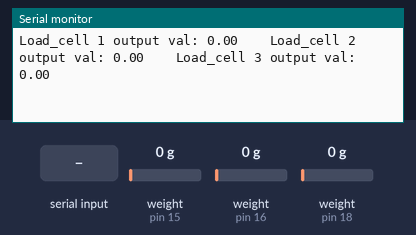
This sketch was run on a simulated Arduino Nano, built with avr-gcc and run on an emulated ATmega328P. Shown: the last lines printed to the serial monitor. The test bench sets the inputs (shaded band); at power-on: weight on the scale (sensors on pin 15, pin 16, pin 18) 0 g.

Above: at 8.4 s.
8.5 s: "t" received over Serial
10.0 s: weight on the scale (sensor on pin 15) set to 100 g
At 10.02 s:
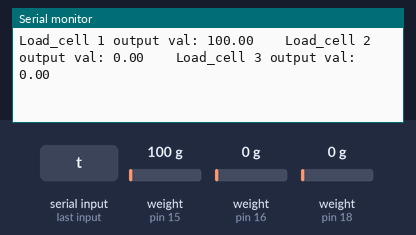
11.5 s: weight on the scale (sensor on pin 16) set to 100 g
At 11.52 s:
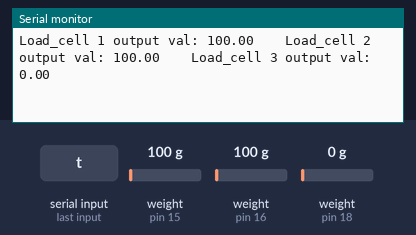
13.0 s: weight on the scale (sensor on pin 18) set to 100 g
At 13.03 s:
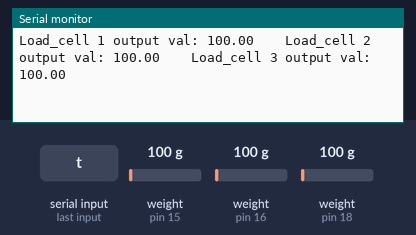
14.5 s: weight on the scale (sensor on pin 15) set to 1250 g
At 14.53 s:
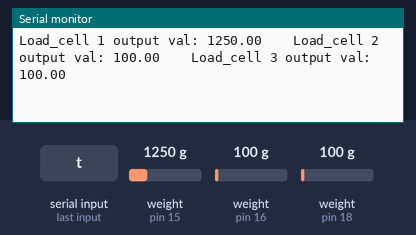
16.0 s: weight on the scale (sensor on pin 16) set to 1250 g
At 16.03 s:
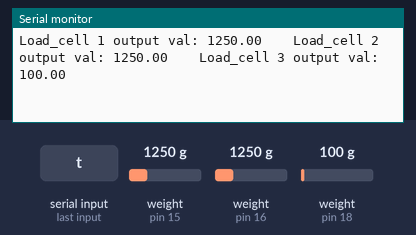
Timing chart, 0 to 18.5 s (numbered marks = the images above; inputs shaded):
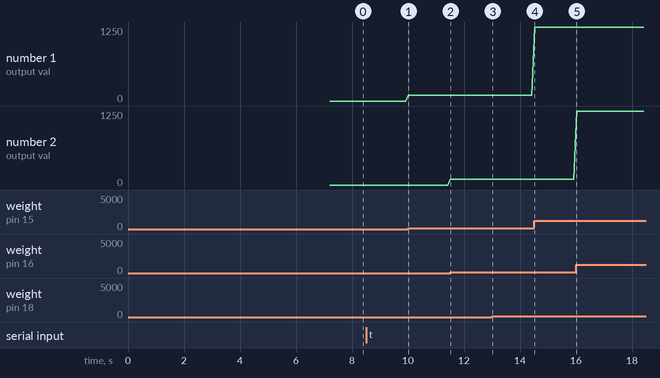

Measured:
- after the input at 10.0 s, the serial monitor: prints a new line at once (image 1)
- after the input at 11.5 s, the serial monitor: prints a new line at once (image 2)
- after the input at 13.0 s, the serial monitor: prints a new line at once (image 3)
- after the input at 14.5 s, the serial monitor: prints a new line at once (image 4)
- after the input at 16.0 s, the serial monitor: prints a new line at once (image 5)
- plotted number 1: 0 → 100 after the input at 10.0 s, 100 → 1250 after the input at 14.5 s

The sketch:

Read_3x_load_cell.ino
```cpp
//-------------------------------------------------------------------------------------
// HX711_ADC.h
// Arduino master library for HX711 24-Bit Analog-to-Digital Converter for Weigh Scales
// Olav Kallhovd sept2017
// Tested with      : HX711 asian module on channel A and YZC-133 3kg load cell
// Tested with MCU  : Arduino Nano
//-------------------------------------------------------------------------------------
// This is an example sketch on how to use this library for two ore more HX711 modules
// Settling time (number of samples) and data filtering can be adjusted in the config.h file

 #include <HX711_ADC.h>
#if defined(ESP8266)|| defined(ESP32) || defined(AVR)
#include <EEPROM.h>
#endif

//pins:
const int HX711_dout_1 = 15; //mcu > HX711 no 1 dout pin
const int HX711_sck_1 = 4; //mcu > HX711 no 1 sck pin
const int HX711_dout_2 = 16; //mcu > HX711 no 2 dout pin
const int HX711_sck_2 = 17; //mcu > HX711 no 2 sck pin
const int HX711_dout_3 = 18; //mcu > HX711 no 2 dout pin
const int HX711_sck_3 = 19; //mcu > HX711 no 2 sck pin

//HX711 constructor (dout pin, sck pin)
HX711_ADC LoadCell_1(HX711_dout_1, HX711_sck_1); //HX711 1
HX711_ADC LoadCell_2(HX711_dout_2, HX711_sck_2); //HX711 2
HX711_ADC LoadCell_3(HX711_dout_3, HX711_sck_3); //HX711 3

unsigned long t = 0;

void setup() {
  Serial.begin(115200); delay(10);
  Serial.println();
  Serial.println("Starting...");

  float calibrationValue_1; // calibration value load cell 1
  float calibrationValue_2; // calibration value load cell 2
  float calibrationValue_3; // calibration value load cell 3

  calibrationValue_1 = 696.0;
  calibrationValue_2 = 733.0;
  calibrationValue_3 = 733.0;


  LoadCell_1.begin();
  LoadCell_2.begin();
  LoadCell_3.begin();

  //LoadCell_1.setReverseOutput();
  //LoadCell_2.setReverseOutput();
  //LoadCell_3.setReverseOutput();
  unsigned long stabilizingtime = 2000; // tare preciscion can be improved by adding a few seconds of stabilizing time
  boolean _tare = true; //set this to false if you don't want tare to be performed in the next step
  byte loadcell_1_rdy = 0;
  byte loadcell_2_rdy = 0;
  byte loadcell_3_rdy = 0;
  while ((loadcell_1_rdy + loadcell_2_rdy + loadcell_3_rdy) < 3) { //run startup, stabilization and tare, both modules simultaniously
    if (!loadcell_1_rdy) loadcell_1_rdy = LoadCell_1.startMultiple(stabilizingtime, _tare);
    if (!loadcell_2_rdy) loadcell_2_rdy = LoadCell_2.startMultiple(stabilizingtime, _tare);
    if (!loadcell_3_rdy) loadcell_3_rdy = LoadCell_3.startMultiple(stabilizingtime, _tare);
  }
  if (LoadCell_1.getTareTimeoutFlag()) {
    Serial.println("Timeout, check MCU>HX711 no.1 wiring and pin designations");
  }
  if (LoadCell_2.getTareTimeoutFlag()) {
    Serial.println("Timeout, check MCU>HX711 no.2 wiring and pin designations");
  }
  if (LoadCell_3.getTareTimeoutFlag()) {
    Serial.println("Timeout, check MCU>HX711 no.3 wiring and pin designations");
  }
  LoadCell_1.setCalFactor(calibrationValue_1); // user set calibration value (float)
  LoadCell_2.setCalFactor(calibrationValue_2); // user set calibration value (float)
  LoadCell_3.setCalFactor(calibrationValue_3); // user set calibration value (float)
  Serial.println("Startup is complete");
}

void loop() {
  static boolean newDataReady = 0;
  const int serialPrintInterval = 0; //increase value to slow down serial print activity

  // check for new data/start next conversion:
  if (LoadCell_1.update()) newDataReady = true;
  LoadCell_1.update();
  LoadCell_2.update();
  LoadCell_3.update();

  //get smoothed value from data set
  if ((newDataReady)) {
    if (millis() > t + serialPrintInterval) {
      float a = LoadCell_1.getData();
      float b = LoadCell_2.getData();
      float c = LoadCell_3.getData();
      Serial.print("Load_cell 1 output val: ");
      Serial.print(a);
      Serial.print("    Load_cell 2 output val: ");
      Serial.print(b);
      Serial.print("    Load_cell 3 output val: ");
      Serial.println(c);
      newDataReady = 0;
      t = millis();
    }
  }

  // receive command from serial terminal, send 't' to initiate tare operation:
  if (Serial.available() > 0) {
    char inByte = Serial.read();
    if (inByte == 't') {
      LoadCell_1.tareNoDelay();
      LoadCell_2.tareNoDelay();
      LoadCell_3.tareNoDelay();
    }
  }

  //check if last tare operation is complete
  if (LoadCell_1.getTareStatus() == true) {
    Serial.println("Tare load cell 1 complete");
  }
  if (LoadCell_2.getTareStatus() == true) {
    Serial.println("Tare load cell 2 complete");
  }
  if (LoadCell_3.getTareStatus() == true) {
    Serial.println("Tare load cell 3 complete");
  }

}
```
